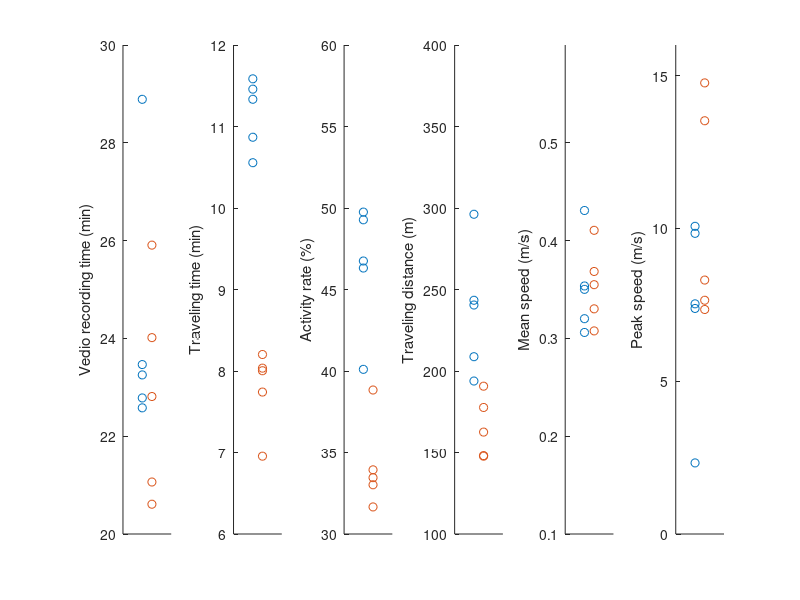

This figure's MATLAB source:


load('BehaviorAprilAndNatureIn2D.mat')
F1M=BehaviorAprilAndNatureIn2D

close all
april=[1 3 5 7 9]
nature=[2 4 6 8 10]
figure("Position",[300 300 800 300])

k=1
subplot(1,6,k)
scatter(ones(5,1)*1,F1M(april,k)/60)
hold on
scatter(ones(5,1)*2,F1M(nature,k)/60)
xlim([-1 4])
xticks([])
ylim([20 30])
ylabel('Vedio recording time (min)')

k=2
subplot(1,6,k)
scatter(ones(5,1)*1,F1M(april,k)/60)
hold on
scatter(ones(5,1)*2,F1M(nature,k)/60)
xlim([-1 4])
xticks([])
ylabel('Traveling time (min)')


k=3
subplot(1,6,k)
scatter(ones(5,1)*1,F1M(april,k))
hold on
scatter(ones(5,1)*2,F1M(nature,k))
xlim([-1 4])
xticks([])
ylim([30 60])
ylabel('Activity rate (%)')


k=4
subplot(1,6,k)
scatter(ones(5,1)*1,F1M(april,k))
hold on
scatter(ones(5,1)*2,F1M(nature,k))
xlim([-1 4])
xticks([])
ylim([100 400])
ylabel('Traveling distance (m)')

k=5
subplot(1,6,k)
scatter(ones(5,1)*1,F1M(april,k))
hold on
scatter(ones(5,1)*2,F1M(nature,k))
xlim([-1 4])
xticks([])
ylim([0.1 0.6])
ylabel('Mean speed (m/s)')

k=6
subplot(1,6,k)
scatter(ones(5,1)*1,F1M(april,k))
hold on
scatter(ones(5,1)*2,F1M(nature,k))
xlim([-1 4])
xticks([])
ylim([0 16])
ylabel('Peak speed (m/s)')
